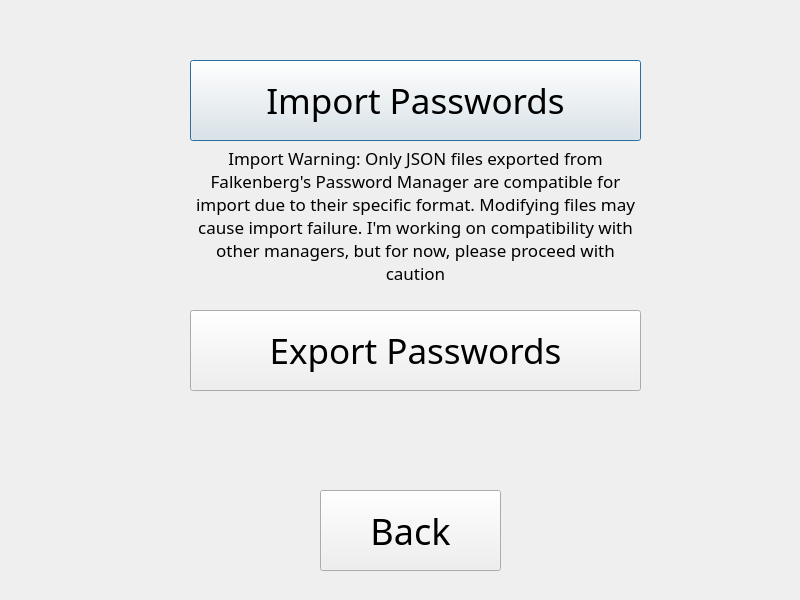
<?xml version="1.0" encoding="UTF-8"?>
<ui version="4.0">
 <class>transferData</class>
 <widget class="QDialog" name="transferData">
  <property name="geometry">
   <rect>
    <x>0</x>
    <y>0</y>
    <width>800</width>
    <height>600</height>
   </rect>
  </property>
  <property name="windowTitle">
   <string>Dialog</string>
  </property>
  <widget class="QPushButton" name="importButton">
   <property name="geometry">
    <rect>
     <x>190</x>
     <y>60</y>
     <width>451</width>
     <height>81</height>
    </rect>
   </property>
   <property name="font">
    <font>
     <family>Bahnschrift Light</family>
     <pointsize>26</pointsize>
    </font>
   </property>
   <property name="text">
    <string>Import Passwords</string>
   </property>
  </widget>
  <widget class="QPushButton" name="exportButton">
   <property name="geometry">
    <rect>
     <x>190</x>
     <y>310</y>
     <width>451</width>
     <height>81</height>
    </rect>
   </property>
   <property name="font">
    <font>
     <family>Bahnschrift Light</family>
     <pointsize>26</pointsize>
    </font>
   </property>
   <property name="text">
    <string>Export Passwords</string>
   </property>
  </widget>
  <widget class="QPushButton" name="backButton">
   <property name="geometry">
    <rect>
     <x>320</x>
     <y>490</y>
     <width>181</width>
     <height>81</height>
    </rect>
   </property>
   <property name="font">
    <font>
     <family>Bahnschrift Light</family>
     <pointsize>27</pointsize>
    </font>
   </property>
   <property name="text">
    <string>Back</string>
   </property>
  </widget>
  <widget class="QLabel" name="label">
   <property name="geometry">
    <rect>
     <x>190</x>
     <y>150</y>
     <width>451</width>
     <height>131</height>
    </rect>
   </property>
   <property name="font">
    <font>
     <family>Bahnschrift Light</family>
     <pointsize>13</pointsize>
    </font>
   </property>
   <property name="text">
    <string>Import Warning: Only JSON files exported from Falkenberg's Password Manager are compatible for import due to their specific format. Modifying files may cause import failure. I'm working on compatibility with other managers, but for now, please proceed with caution</string>
   </property>
   <property name="alignment">
    <set>Qt::AlignmentFlag::AlignCenter</set>
   </property>
   <property name="wordWrap">
    <bool>true</bool>
   </property>
  </widget>
 </widget>
 <resources/>
 <connections/>
</ui>
